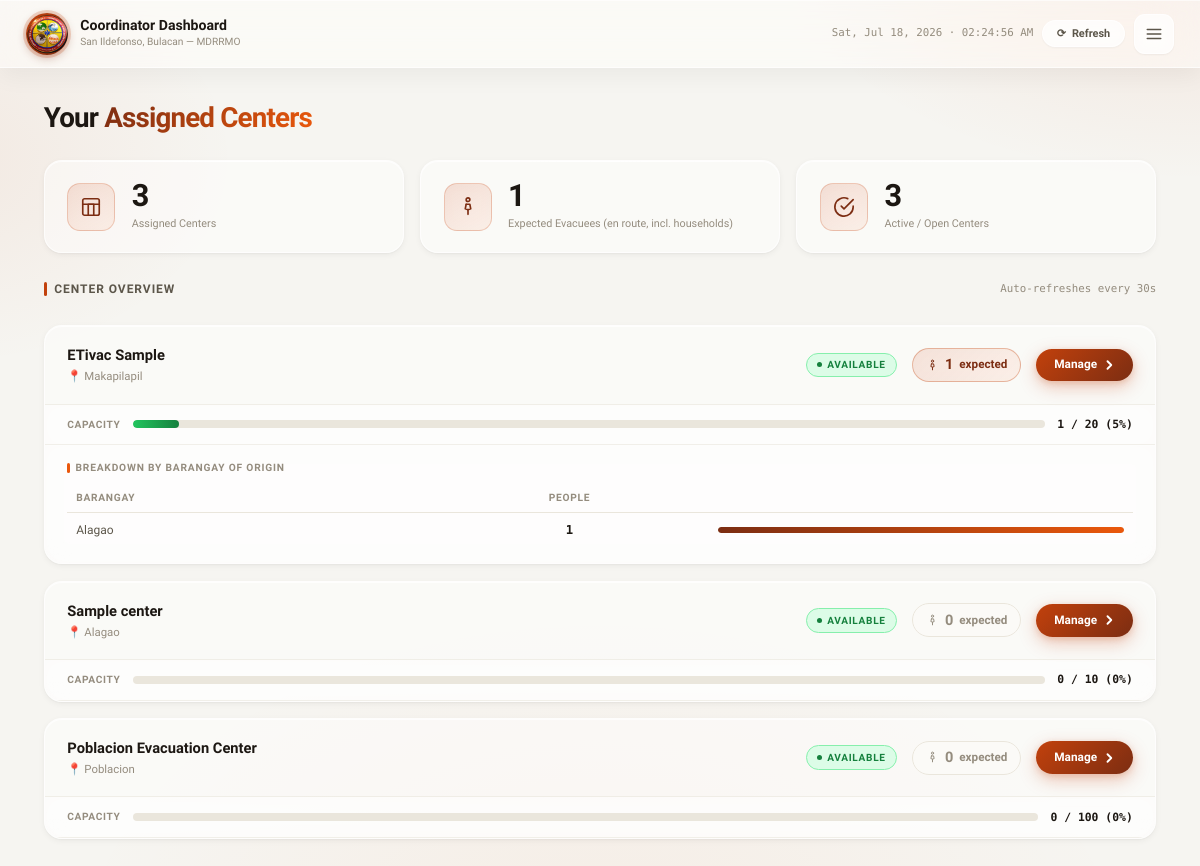
Screenshot of /coordinator/index.php (signed in) with the database file from the repository.
### tables this page shows
CREATE TABLE `evacuation_centers` (
  `id` int(10) UNSIGNED NOT NULL,
  `name` varchar(150) NOT NULL,
  `barangay_id` int(10) UNSIGNED NOT NULL,
  `address` varchar(255) NOT NULL,
  `lat` decimal(10,7) NOT NULL,
  `lng` decimal(10,7) NOT NULL,
  `max_capacity_people` int(10) UNSIGNED NOT NULL,
  `max_capacity_families` int(10) UNSIGNED DEFAULT 0,
  `status` enum('available','near_capacity','full','temp_shelter','closed') NOT NULL DEFAULT 'available',
  `coordinator_user_id` int(10) UNSIGNED DEFAULT NULL,
  `notes` text DEFAULT NULL,
  `created_at` datetime NOT NULL DEFAULT current_timestamp(),
  `updated_at` datetime NOT NULL DEFAULT current_timestamp() ON UPDATE current_timestamp()
);

CREATE TABLE `barangays` (
  `id` int(10) UNSIGNED NOT NULL,
  `name` varchar(100) NOT NULL,
  `municipality` varchar(100) NOT NULL DEFAULT 'San Ildefonso',
  `province` varchar(100) NOT NULL DEFAULT 'Bulacan',
  `center_lat` decimal(10,7) DEFAULT NULL,
  `center_lng` decimal(10,7) DEFAULT NULL,
  `boundary_polygon` longtext DEFAULT NULL CHECK (json_valid(`boundary_polygon`)),
  `is_active` tinyint(1) NOT NULL DEFAULT 1
);

### coordinator/index.php (the view, shortened to what this page needs)
<?php
$pdo  = db();
$user = current_user();
$stmt = $pdo->prepare("
    SELECT
        c.*,
        b.name AS barangay_name,
        COALESCE(t.expected_count, 0) AS expected_count
    FROM evacuation_centers c
    JOIN barangays b ON b.id = c.barangay_id
    LEFT JOIN (
        SELECT
            nt.center_id,
            SUM(COALESCE(ch.total_members, 1)) AS expected_count
        FROM   evac_navigation_tracking nt
        LEFT JOIN family_profiles ch ON ch.user_id = nt.user_id
        WHERE  nt.status = 'navigating'
        GROUP  BY nt.center_id
    ) t ON t.center_id = c.id
    WHERE c.coordinator_user_id = ?
");
$stmt->execute([$user['id']]);
$centers = $stmt->fetchAll();
$breakdownStmt = $pdo->prepare("
    SELECT
        nt.center_id,
        b.name  AS barangay_name,
        SUM(COALESCE(ch.total_members, 1)) AS citizen_count
    FROM   evac_navigation_tracking nt
    JOIN   users u  ON u.id  = nt.user_id
    JOIN   barangays b ON b.id = u.barangay_id
    LEFT JOIN family_profiles ch ON ch.user_id = nt.user_id
    WHERE  nt.status = 'navigating'
      AND  nt.center_id IN (
               SELECT id FROM evacuation_centers WHERE coordinator_user_id = ?
           )
    GROUP  BY nt.center_id, u.barangay_id
    ORDER  BY citizen_count DESC
");
$breakdownStmt->execute([$user['id']]);
$breakdownRows = $breakdownStmt->fetchAll();
$breakdown = [];
foreach ($breakdownRows as $row) {
    $breakdown[(int)$row['center_id']][] = $row;
}
$totalExpected  = array_sum(array_column($centers, 'expected_count'));
$totalCenters   = count($centers);
$activeCenters  = count(array_filter($centers, fn($c) => $c['status'] !== 'closed'));
?>
<!DOCTYPE html>
<html lang="en">
<head>
    <link rel="stylesheet" href="../asset/css/coordinator_index.css">
</head>
<body>
<div class="layout">
    <div class="main">
        <header class="topbar">
            <div class="topbar-brand">
                <div class="topbar-logo" aria-hidden="true">
                    <img src="../img/mdrrmo.png" alt="MDRRMO Logo"
                         style="width:100%;height:100%;object-fit:cover;border-radius:50%;display:block;">
                </div>
                <div class="topbar-brand-text">
                    <div class="topbar-title">Coordinator Dashboard</div>
                    <div class="topbar-subtitle">San Ildefonso, Bulacan — MDRRMO</div>
                </div>
            </div>
            <div class="topbar-right">
                <span class="topbar-date" id="topbar-clock"></span>
                <button class="refresh-btn" id="refreshBtn" onclick="refreshCounts()">
                    <span class="spin-icon" id="spinIcon">⟳</span>
                    <span>Refresh</span>
                </button>
                <button class="hamburger-btn" onclick="openMenu()" aria-label="Open menu">
                    <svg viewBox="0 0 24 24"><line x1="3" y1="6" x2="21" y2="6"/><line x1="3" y1="12" x2="21" y2="12"/><line x1="3" y1="18" x2="21" y2="18"/></svg>
                </button>
            </div>
        </header>
        <main class="page">
            <h1 class="page-heading">Your <span>Assigned Centers</span></h1>
            <div class="stats-grid">
                <div class="stat-card">
                    <div class="stat-icon"><svg viewBox="0 0 24 24"><rect x="3" y="3" width="18" height="18" rx="2"/><path d="M9 21V9h6v12"/><path d="M3 9h18"/></svg></div>
                    <div><div class="stat-val"><?php echo $totalCenters; ?></div><div class="stat-label">Assigned Centers</div></div>
                </div>
                <div class="stat-card">
                    <div class="stat-icon"><svg viewBox="0 0 24 24"><circle cx="12" cy="4" r="2"/><path d="M10 9h4l1 5-3 1v5"/><path d="M10 9l-1 5 3 1"/></svg></div>
                    <div><div class="stat-val" id="total-expected"><?php echo $totalExpected; ?></div><div class="stat-label">Expected Evacuees (en route, incl. households)</div></div>
                </div>
                <div class="stat-card">
                    <div class="stat-icon"><svg viewBox="0 0 24 24"><path d="M22 11.08V12a10 10 0 11-5.93-9.14"/><polyline points="22 4 12 14.01 9 11.01"/></svg></div>
                    <div><div class="stat-val"><?php echo $activeCenters; ?></div><div class="stat-label">Active / Open Centers</div></div>
                </div>
            </div>
            <div class="section-header">
                <div class="section-title">Center Overview</div>
                <span class="last-updated" id="last-updated">Auto‑refreshes every 30s</span>
            </div>
            <?php if (!$centers): ?>
                <div class="empty-state">
                    <div class="empty-icon"><svg viewBox="0 0 24 24"><rect x="3" y="3" width="18" height="18" rx="2"/><path d="M9 21V9h6v12"/><path d="M3 9h18"/></svg></div>
                    <div class="empty-title">No Centers Assigned</div>
                    <div class="empty-desc">No evacuation centers are assigned to your account yet.<br>Please contact an administrator.</div>
                </div>
            <?php else: ?>
                <ul class="centers-list" id="centerList">
                    <?php foreach ($centers as $c):
                        $centerId    = (int)$c['id'];
                        $expected    = (int)$c['expected_count'];
                        $statusSlug  = strtolower(preg_replace('/\s+/', '_', $c['status']));
                        $hasEvacuees = $expected > 0;
                        $pillClass   = $hasEvacuees ? 'has-evacuees' : 'no-evacuees';
                        $bdown       = $breakdown[$centerId] ?? [];
                        $maxCount    = !empty($bdown) ? max(array_column($bdown, 'citizen_count')) : 1;
                        $maxCap   = (int)$c['max_capacity_people'];
                        $capPct   = $maxCap > 0 ? min(100, round($expected / $maxCap * 100)) : 0;
                        $capClass = $capPct >= 85 ? 'danger' : ($capPct >= 60 ? 'warning' : 'safe');
                    ?>
                    <li class="center-card" data-center-id="<?php echo $centerId; ?>">
                        <div class="center-card-header">
                            <div class="center-name-wrap">
                                <div class="center-name"><?php echo htmlspecialchars($c['name']); ?></div>
                                <div class="center-barangay">📍 <?php echo htmlspecialchars($c['barangay_name']); ?></div>
                            </div>
                            <span class="status-badge status-<?php echo htmlspecialchars($statusSlug); ?>"><?php echo htmlspecialchars($c['status']); ?></span>
                            <span class="expected-pill <?php echo $pillClass; ?>" id="pill-<?php echo $centerId; ?>">
                                <span class="pill-icon"><svg viewBox="0 0 24 24"><circle cx="12" cy="4" r="2"/><path d="M10 9h4l1 5-3 1v5"/><path d="M10 9l-1 5 3 1"/></svg></span>
                                <span class="pill-count pill-val"><?php echo $expected; ?></span> expected
                            </span>
                            <a href="center_app_arrivals.php?id=<?php echo $centerId; ?>" class="btn-manage">Manage <svg viewBox="0 0 16 16"><polyline points="6 3 11 8 6 13"/></svg></a>
                        </div>
                        <?php if ($maxCap > 0): ?>
                        <div class="capacity-row">
                            <span class="capacity-label">Capacity</span>
                            <div class="cap-bar-track"><div class="cap-bar <?php echo $capClass; ?>" id="capbar-<?php echo $centerId; ?>" style="width:<?php echo $capPct; ?>%"></div></div>
                            <span class="capacity-pct" id="cappct-<?php echo $centerId; ?>"><?php echo $expected; ?> / <?php echo $maxCap; ?> (<?php echo $capPct; ?>%)</span>
                        </div>
                        <?php endif; ?>
                        <?php if ($hasEvacuees): ?>
                        <div class="breakdown-section">
                            <div class="breakdown-label">Breakdown by Barangay of Origin</div>
                            <table class="breakdown-table">
                                <thead><tr><th>Barangay</th><th style="text-align:center;">People</th><th style="min-width:90px;"></th></tr></thead>
                                <tbody>
                                    <?php foreach ($bdown as $brow):
                                        $pct = $maxCount > 0 ? round((int)$brow['citizen_count'] / $maxCount * 100) : 0;
                                    ?>
                                    <tr>
                                        <td><?php echo htmlspecialchars($brow['barangay_name']); ?></td>
                                        <td class="count-cell"><?php echo (int)$brow['citizen_count']; ?></td>
                                        <td><div class="bar-wrap"><div class="bar-fill" style="width:<?php echo $pct; ?>%"></div></div></td>
                                    </tr>
                                    <?php endforeach; ?>
                                </tbody>
                            </table>
                        </div>
                        <?php endif; ?>
                    </li>
                    <?php endforeach; ?>
                </ul>
            <?php endif; ?>
        </main>
    </div>
</div>
</body>
</html>

### rows the page displays
evacuation_centers: name "ETivac Sample", barangay.name "Makapilapil", status "AVAILABLE", expected "1", max_capacity_people "20", capPct "5", barangay_name "Alagao", citizen_count "1", $pct 100 (drawn)
evacuation_centers: name "Sample center", barangay.name "Alagao", status "AVAILABLE", expected "0", max_capacity_people "10", capPct "0"
evacuation_centers: name "Poblacion Evacuation Center", barangay.name "Poblacion", status "AVAILABLE", expected "0", max_capacity_people "100", capPct "0"

### other values shown
$totalCenters "3"
$totalExpected "1"
$activeCenters "3"
